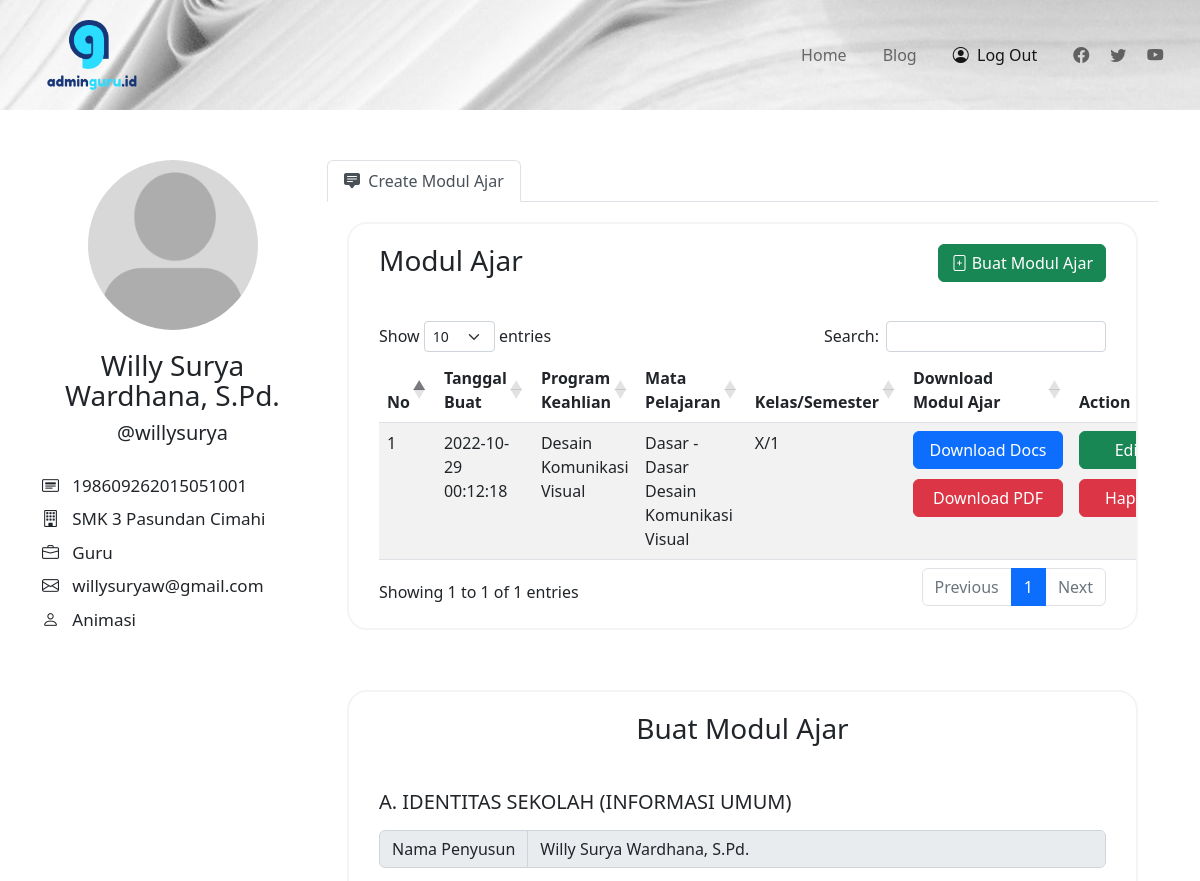
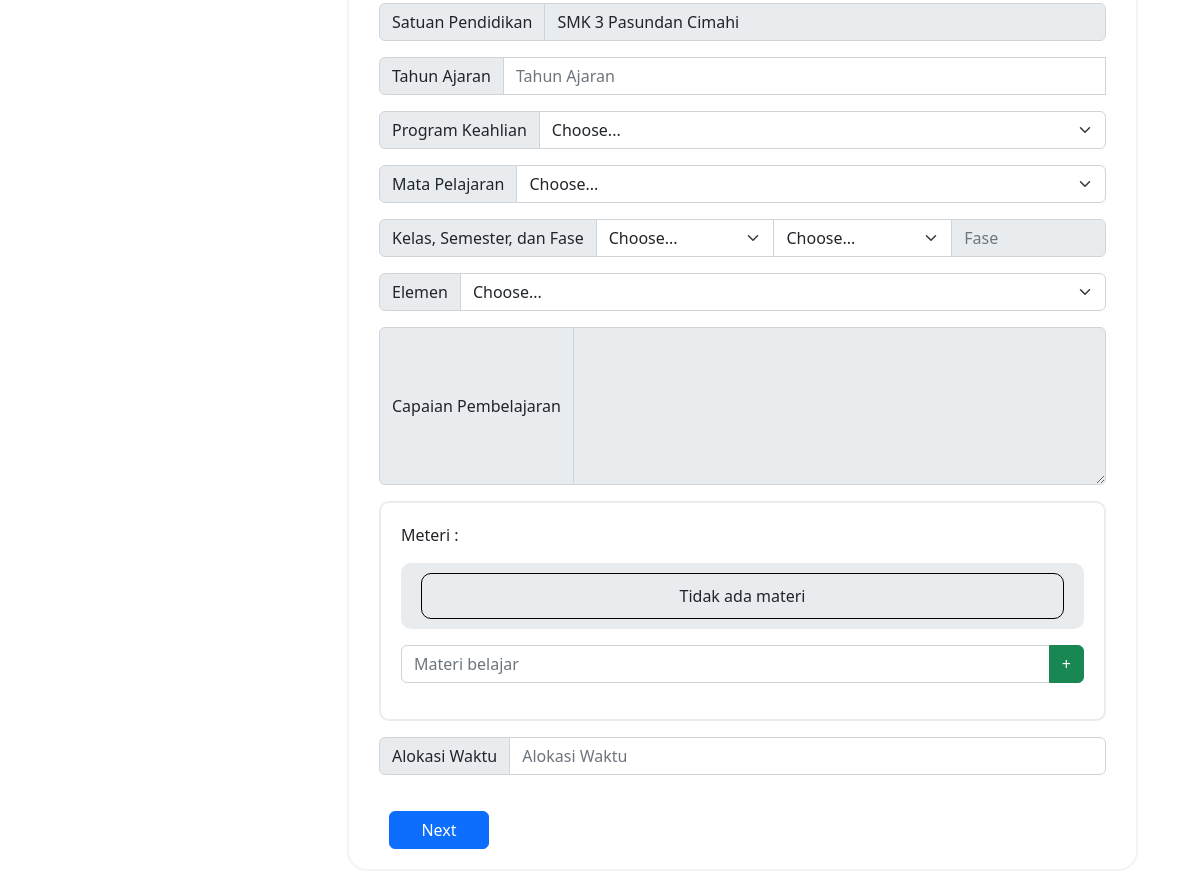
Page /create-modul-ajar/index.php (signed in) on the committed database (2 pictures, top to bottom).
### tables this page shows
CREATE TABLE `identitas_sekolah` (
  `id` int(11) NOT NULL,
  `id_user` int(11) DEFAULT NULL,
  `tahun_ajaran` varchar(15) DEFAULT NULL,
  `program_keahlian` varchar(255) DEFAULT NULL,
  `mata_pelajaran` varchar(255) DEFAULT NULL,
  `kelas` varchar(3) DEFAULT NULL,
  `semester` int(11) DEFAULT NULL,
  `fase` varchar(1) DEFAULT NULL,
  `elemen` text,
  `capaian_pembelajaran` text,
  `alokasi_waktu` varchar(25) DEFAULT NULL,
  `created_at` datetime DEFAULT CURRENT_TIMESTAMP,
  `updated_at` datetime DEFAULT CURRENT_TIMESTAMP
);

### create-modul-ajar/index.php (the view, shortened to what this page needs)
<?php
	include("../backend/conn.php");
	$nama = $_SESSION['nama'];
	$sql = "SELECT id FROM table_user WHERE nama = '$nama'";
	$result = mysqli_query($con, $sql);
	$r = mysqli_fetch_assoc($result);
	$id_user = $r['id'];
 ?>
<!DOCTYPE html>
<html>
<head>
	<link rel="stylesheet" type="text/css" href="../style/create-modul-ajar/style.css">
	<link href="https://cdn.jsdelivr.net/npm/bootstrap@5.2.2/dist/css/bootstrap.min.css" rel="stylesheet">
	<link rel="stylesheet" href="https://cdn.jsdelivr.net/npm/bootstrap-icons@1.9.1/font/bootstrap-icons.css">
	<link rel="stylesheet" type="text/css" href="https://cdn.datatables.net/1.12.1/css/dataTables.bootstrap5.min.css">
</head>
<body>
	<div class="wrapper">
		<div class="nav-parent">
			<nav class="navbar navbar-expand-lg sticky-top navbar-light">
				<div class="container-fluid">
					<div class="logo-parent">
						<div class="logo">
							<img class="logo-icon" src="../images/logo-removebg-preview.png" alt="logo">
						</div>
					</div>
					<div class="collapse navbar-collapse" id="navbarNav"  >
						<ul class="navbar-nav mb-2 mb-lg-0">
							<li class="nav-text" >
					          <a class="nav-link" aria-current="page" href="../">Home</a>
					        </li>
					        <li class="nav-text" >
					          <a class="nav-link" aria-current="page" href="../blog">Blog</a>
					        </li>
					        <li class="nav-text">
					          <a class="nav-link active" href="../backend/logout/logout.php"><i class="bi bi-person-circle"></i>&nbsp;&nbsp;Log Out</a>
					        </li>
					        <li class="nav-icon">
					          <a class="nav-link" href="#"><i class="bi bi-facebook"></i></a>
					        </li>
					        <li class="nav-icon">
					          <a class="nav-link" href="#"><i class="bi bi-twitter"></i></a>
					        </li>
					        <li class="nav-icon">
					          <a class="nav-link" href="#"><i class="bi bi-youtube"></i></a>
					        </li>
						</ul>
				    </div>
				</div>
			</nav>
		</div>
		<div class="container">
			<div class="row row-profile">
				<div class="col-lg-3">
					<center><img src="../images/<?php echo $_SESSION['profile_img']; ?>" class="profile-pic" id="profile-pic" data-id='<?php echo $id_user; ?>'></center>
					<h3 class="profile-name"><?php echo $_SESSION['nama']; ?></h3>
					<span class="username">@<?php echo $_SESSION['username']; ?></span>
					<div class="info">
						<span class="info-item"><i class="bi bi-card-heading"></i>&nbsp;&nbsp;  <?php echo $_SESSION['nip']; ?></span>
						<span class="info-item"><i class="bi bi-building"></i>&nbsp;&nbsp; <?php echo $_SESSION['sekolah']; ?></span>
						<span class="info-item"><i class="bi bi-briefcase"></i>&nbsp;&nbsp; <?php echo $_SESSION['jabatan']; ?></span>
						<span class="info-item"><i class="bi bi-envelope"></i>&nbsp;&nbsp; <?php echo $_SESSION['email']; ?></span>
						<span class="info-item"><i class="bi bi-person"></i>&nbsp;&nbsp; <?php echo $_SESSION['mapel']; ?></span>
					</div>
				</div>
				<div class="col-lg-9 nav-info-user">
					<nav>
					  <div class="nav nav-tabs" id="nav-tab" role="tablist" style="background-color: #fff;">
					    <button class="nav-link active" id="nav-feed-tab" data-bs-toggle="tab" data-bs-target="#nav-feed" type="button" role="tab" aria-controls="nav-feed" aria-selected="true"><i class="bi bi-chat-square-text-fill"></i>&nbsp;&nbsp;Create Modul Ajar</button>
					  </div>
					</nav>
					<div class="tab-content" id="nav-tabContent">
						<div class="tab-pane fade show active" id="nav-feed" role="tabpanel" aria-labelledby="nav-feed-tab" tabindex="0">
							<div class="list-modul">
								<h3 class="title">Modul Ajar</h3>
								<a class="btn btn-success" id="create" href="#formBuatModul"><i class="bi bi-file-plus"></i> Buat Modul Ajar</a>
								<br/><br/>
								<table class="table table-striped" id="tableModul">
									<thead>
							            <tr>
							                <th>No</th>
							                <th>Tanggal Buat</th>
							                <th>Program Keahlian</th>
							                <th>Mata Pelajaran</th>
							                <th>Kelas/Semester</th>
							                <th>Download Modul Ajar</th>
							                <th>Action</th>
							            </tr>
							        </thead>
							        <tbody>
							        	<?php
							        		$sql = "SELECT * FROM identitas_sekolah WHERE id_user = '$id_user'";
							        		$result = mysqli_query($con, $sql);
							        		$i=1;
											while($r = mysqli_fetch_assoc($result)){
												echo "
													<tr>
										        		<td>".$i."</td>
										        		<td>".$r['created_at']."</td>
										        		<td>".$r['program_keahlian']."</td>
										        		<td>".$r['mata_pelajaran']."</td>
										        		<td>".$r['kelas']."/".$r['semester']."</td>
										        		<td>
										        			<center><button type='button' class='btn btn-primary btn-download' data-id='".$r['id']."' id='downloadDocs' onclick='downloadDocs(this);' >Download Docs <span class='spinner-border spinner-border-sm' role='status' aria-hidden='true' id='spinnerDownload'".$r['id']."></span></button></center>
										        			<center><button type='button' class='btn btn-danger btn-download mt-10' data-id='".$r['id']."' id='downloadPdf' data-bs-toggle='modal' data-bs-target='#exampleModal' onclick='subscribe(this);'>Download PDF</button></center>
										        		</td>
										        		<td>
										        			<center><button type='button' class='btn btn-success btn-action' data-id='".$r['id']."' onclick='editModul(this);'>Edit</button></center>
										        			<center><button type='button' class='btn btn-danger btn-action mt-10' data-id='".$r['id']."' onclick='hapusModul(this);'>Hapus</button></center>
										        		</td>
										        	</tr>
												";
												$i++;
											}
							        	?>
							        </tbody>
								</table>
							</div>
							<div class="create-modul" id="formBuatModul">
								<center><h3 class="title">Buat Modul Ajar</h3></center>
								<br/>
								<div id="carouselExampleControls" class="carousel slide" data-interval="false">
									<div class="carousel-inner">
										<form method="POST" enctype="multipart/form-data" id="formModul">
									    	<div class="carousel-item active">
									      		<h5>A. IDENTITAS SEKOLAH (INFORMASI UMUM)</h5>
									      		<div class="input-group mb-3 mt-3">
												  <span class="input-group-text" id="basic-addon1">Nama Penyusun</span>
												  <input type="text" class="form-control" aria-describedby="basic-addon1" value="<?php echo $_SESSION['nama']; ?>" disabled="disabled" id="namaPenyusun" required>
												</div>
												<div class="input-group mb-3 mt-3">
												  <span class="input-group-text" id="basic-addon1">Satuan Pendidikan</span>
												  <input type="text" class="form-control" placeholder="Satuan Pendidikan" value="<?php echo $_SESSION['sekolah']; ?>" disabled="disabled" id="satuanPend" required>
												</div>
												<div class="input-group mb-3 mt-3">
												  <span class="input-group-text" id="basic-addon1">Tahun Ajaran</span>
												  <input type="text" class="form-control" placeholder="Tahun Ajaran" aria-label="Username" aria-describedby="basic-addon1" list="tahunajar-options" id="tahunAjar" required>
												</div>
												<div class="input-group mb-3">
													<label class="input-group-text" for="inputGroupSelect01">Program Keahlian</label>
													<select class="form-select" id="programKeahlian" required>
													    <option value="" selected>Choose...</option>
													</select>
												</div>
												<div class="input-group mb-3">
													<label class="input-group-text" for="inputGroupSelect01">Mata Pelajaran</label>
													<select class="form-select" id="mapel" required>
															<option selected>Choose...</option>
													</select>
												</div>
												<div class="input-group mb-3">
												  <span class="input-group-text">Kelas, Semester, dan Fase</span>
												  	<select class="form-select" id="kelas" required>
													    <option selected>Choose...</option>
													</select>
												  	<select class="form-select" id="semester" required>
													    <option selected>Choose...</option>
													</select>
													<input type="text" class="form-control" placeholder="Fase" aria-label="Username" aria-describedby="basic-addon1" id="fase" value="" disabled="disabled">
												</div>
												<div class="input-group mb-3">
														<span class="input-group-text">Elemen</span>
														<select class="form-select" id="elemen" required>
															<option selected>Choose...</option>
														</select>
												</div>
												<div class="input-group mb-3">
														<span class="input-group-text">Capaian Pembelajaran</span>
														<textarea class="form-control" id="cp" name="cp" disabled="disabled" rows="6" required></textarea>
												</div>
												<div class="multiple-inputs" id="multipleInputs">
														<span>Meteri : </span>
														<div class="list-input mt-3">
															<div id="inputs-materi">
																<div class="list-kosong" id="list-kosong-materi">Tidak ada materi</div>
															</div>
														</div>
														<div class="input-group mb-3 mt-3">
															<input type="text" class="form-control" list="materi-options" id="materi-input" placeholder="Materi belajar" required>
															<button class="btn btn-success" type="button" data-pp="1" onclick="addMateri();">+</button>
														</div>
												</div>
												<div class="input-group mb-3 mt-3">
												  <span class="input-group-text" id="basic-addon1">Alokasi Waktu</span>
												  <input type="text" class="form-control" placeholder="Alokasi Waktu" aria-label="Username" aria-describedby="basic-addon1" id="alokasiW" required>
												</div>
											  	<button class="btn btn-primary btn-create ml-10" type="button" data-bs-target="#carouselExampleControls" id="next1" data-next="2" onclick="validatePage1();">
											    	<span >Next</span>
								  				</button>
									    	</div>
								    	</form>
								  	</div>
								</div>
							</div>
					  	</div>
					</div>
				</div>
			</div>
		</div>
	</div>
	<div class="toast-container position-fixed bottom-0 end-0 p-3">
	</div>
</body>
</html>

### style/create-modul-ajar/style.css (style rules this page uses)
html { width: 100%; height: 100%; }
body { width: 100%; height: 100%; margin:0; padding: 0; top: 0; bottom: 0; left: 0; right: 0; }
.logo-parent { margin-top: 1%; margin-left: 3%; margin-bottom: 1%; z-index: 3; }
.logo-icon { height: 70px; display: inline-block; vertical-align: top; z-index: 3; }
.collapse { display: inline-block; justify-content: end; width: auto; white-space: nowrap; z-index: 3; margin-right: 1%; }
nav { position: relative; z-index: 1; top: 0px; background: url(../../images/background-paper.jpg) no-repeat center center fixed; }
.nav-text { margin-right: 20px; }
.nav-icon { margin-right: 5px; }
.profile-pic { width: 170px; height: 170px; border-radius: 50%; }
.container .row-profile { padding-top: 50px; }
.profile-name { text-align: center; margin-top: 20px; line-height: 30px; }
.username { text-align: center; display: block; font-size: 20px; }
.info { width: 100%; margin-top: 25px; }
.info-item { font-size: 17px; margin-top: 8px; display: block; }
.list-modul { width: 100%; padding: 20px 30px; background-color: #fff; border: 2px solid #f3f4f6; border-radius: 20px; overflow-x: scroll; }
.tab-content .tab-pane { padding: 20px; }
.btn-download { width: 150px; display: inline-block; }
.mt-10 { margin-top: 10px; }
.title { display: inline-block; margin-bottom: 20px; }
.btn-action { width: 100px; }
#create { float: right; }
.create-modul { width: 100%; padding: 20px 30px; background-color: #fff; border: 2px solid #f3f4f6; border-radius: 20px; margin-top: 60px; }
.btn-create { width: 100px; margin-top: 20px; }
.ml-10 { margin-left: 10px; }
.multiple-inputs { width: 100%; padding: 20px; border: 2px solid #e9ecef; border-radius: 10px; }
.list-input { width: 100%; padding: 10px 20px; border-radius: 10px; background-color: #e9ecef; }
.list-kosong { width: 100%; padding: 10px; text-align: center; border:1px solid #000; border-radius: 10px; }

### rows in the picture
identitas_sekolah: created_at "2022-10-29 00:12:18", program_keahlian "Desain Komunikasi Visual", mata_pelajaran "Dasar - Dasar Desain Komunikasi Visual", kelas "X", semester "1"

### other values in the picture
$_SESSION['nama'] "Willy Surya Wardhana, S.Pd."
$_SESSION['username'] "willysurya"
$_SESSION['nip'] "198609262015051001"
$_SESSION['sekolah'] "SMK 3 Pasundan Cimahi"
$_SESSION['jabatan'] "Guru"
$_SESSION['email'] "willysuryaw@gmail.com"
$_SESSION['mapel'] "Animasi"
